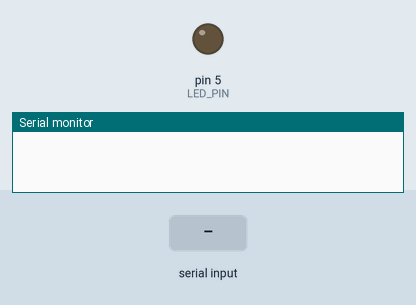
Bench run of a sketch on a simulated Arduino Uno, built with avr-gcc and run on an emulated ATmega328P. On the bench: output pins drawn as LEDs (lit = HIGH), the last lines printed to the serial monitor. Inputs (shaded band) come from the test bench.

Above: at 1.2 s.
1.3 s: "ON\n" received over Serial
At 1.7 s:
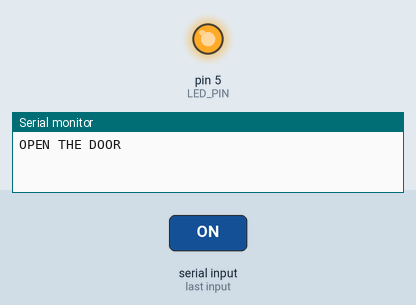
2.8 s: "OFF\n" received over Serial
At 4.1 s:
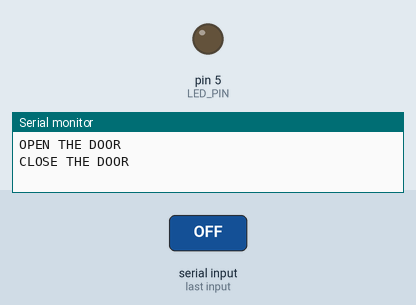
Timing chart, 0 to 5.8 s (numbered marks = the images above; inputs shaded):
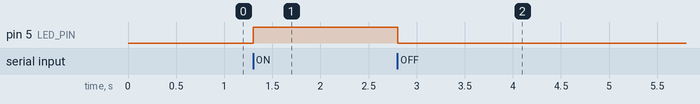

Measured:
- after the input at 1.3 s, pin 5 (LED_PIN): LOW → HIGH at once
- after the input at 2.8 s, pin 5 (LED_PIN): HIGH → LOW at once

The sketch:

Serial_Knock_Knock.ino
```cpp
#define LED_PIN 5


void setup() {
    pinMode( LED_PIN, OUTPUT );

    Serial.begin( 9600 );
}

void loop() {
    String message;

    if ( Serial.available() > 0 ) {
        message = Serial.readStringUntil( '\n' );
    }

    if ( message.equals( "ON" ) ) {

        Serial.println( "OPEN THE DOOR" );
        digitalWrite( LED_PIN, HIGH );

    } else if ( message.equals( "OFF" ) ) {

        Serial.println("CLOSE THE DOOR");
        digitalWrite( LED_PIN, LOW );

    } else if ( !message.equals( "" ) ) {

        Serial.println( "Unknown Command:" + message );

    }
}
```
